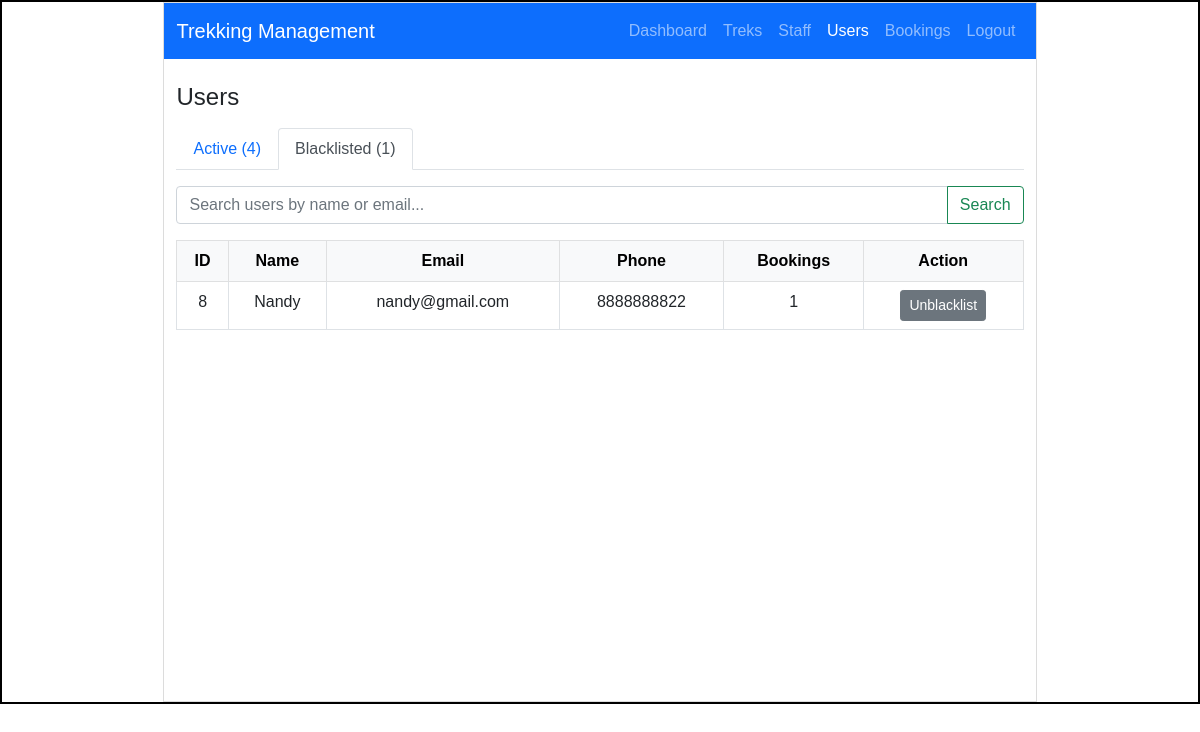
The app's page /admin/users?tab=blacklisted (signed in), older data.
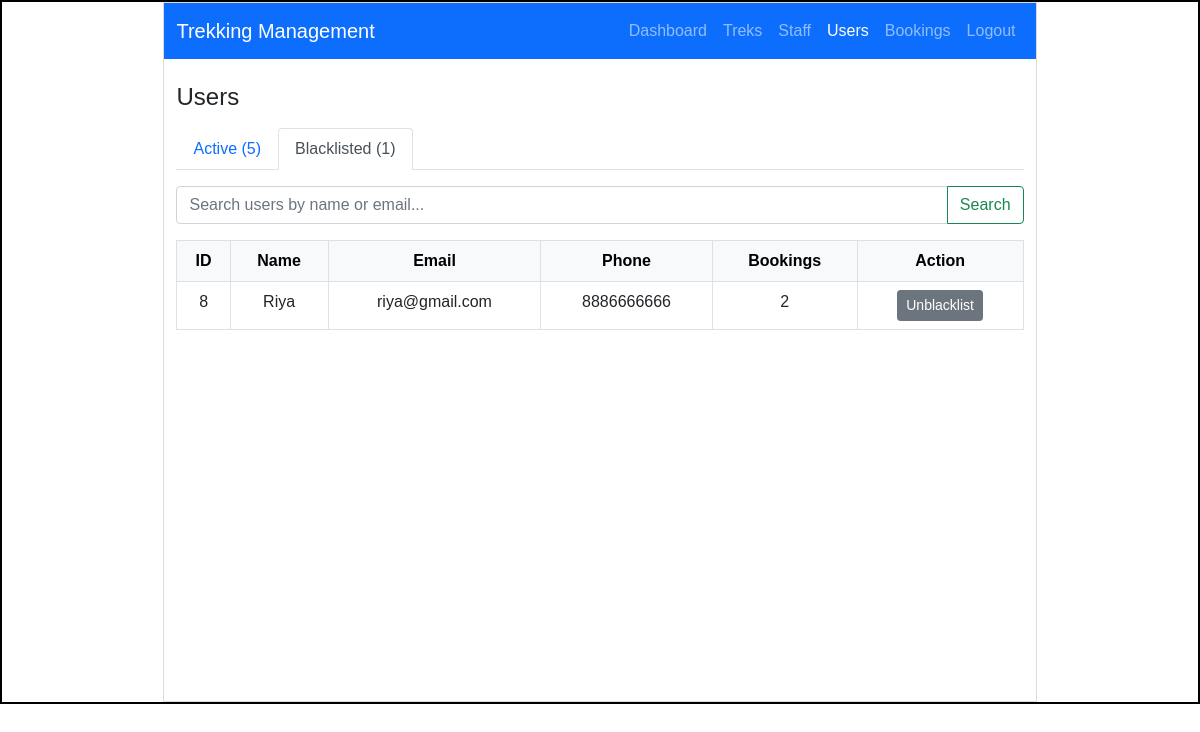
The same page, newer data.
### models.py (models this page shows)
class User(db.Model):
    __tablename__ = "user"
    id = db.Column(db.Integer  , primary_key = True)
    name = db.Column(db.String() , nullable=False)
    email=db.Column(db.String(), unique = True , nullable=False )
    password = db.Column(db.String() , nullable=False)
    phone = db.Column(db.String(15) , nullable=False ,unique = True)
    role = db.Column(db.String(), nullable=False , default='trekker')
    is_blacklisted = db.Column(db.Boolean , nullable= False , default = False)
    bookings = db.relationship( "Booking" ,backref = "user",lazy=True) # One User -> Many Bookings
    staff_profile = db.relationship("Staff_Profile",backref = "user",uselist=False,lazy=True)

### app.py (the view)
@app.route("/admin/users")
@role_required("admin")
def admin_users():
    active_tab   = request.args.get("tab", "active")
    search_query = request.args.get("search", "")
    active_q      = User.query.filter_by(role="trekker", is_blacklisted=False)
    blacklisted_q = User.query.filter_by(role="trekker", is_blacklisted=True)
    if search_query:
        f = or_(User.name.ilike(f"%{search_query}%"),
                User.email.ilike(f"%{search_query}%"))
        active_q      = active_q.filter(f)
        blacklisted_q = blacklisted_q.filter(f)
    return render_template("admin_users.html",
                           active_tab=active_tab,
                           search_query=search_query,
                           active_users=active_q.all(),
                           blacklisted_users=blacklisted_q.all())

### app.py (called while the page is built)
def role_required(*roles):
    def decorator(f):
        @wraps(f)
        def wrapper(*args, **kwargs):
            if 'user_id' not in session:
                flash("Please log in to continue.", "warning")
                return redirect(url_for("login"))
            if session.get('role') not in roles:
                flash("You don't have access to that page.", "warning")
                return _redirect_to_own_area()
            return f(*args, **kwargs)
        return wrapper
    return decorator

### templates/admin_users.html (shortened to what the changed rows need)
<!DOCTYPE html>
<html lang="en">
<head>
    <link rel="stylesheet" href="{{ url_for('static', filename='style.css') }}">
    <link href="https://cdn.jsdelivr.net/npm/bootstrap@5.0.2/dist/css/bootstrap.min.css" rel="stylesheet">
</head>
<body>
    <div id="main">
        <div id="canvas">
            <div class="container mt-4">
                <ul class="nav nav-tabs mb-3">
                    <li class="nav-item">
                        <a class="nav-link {% if active_tab == 'active' %}active{% endif %}"
                           href="/admin/users?tab=active">
                            Active ({{ active_users | length }})
                        </a>
                    </li>
                </ul>
                {% if active_tab == 'active' %}
                    {% if active_users %}
                    <table class="table table-bordered table-hover text-center">
                        <thead class="table-light">
                            <tr>
                                <th>ID</th>
                                <th>Name</th>
                                <th>Email</th>
                                <th>Phone</th>
                                <th>Bookings</th>
                                <th>Action</th>
                            </tr>
                        </thead>
                        <tbody>
                            {% for user in active_users %}
                            <tr>
                                <td>{{ user.id }}</td>
                                <td>{{ user.name }}</td>
                                <td>{{ user.email }}</td>
                                <td>{{ user.phone }}</td>
                                <td>{{ user.bookings | length }}</td>
                                <td>
                                    <a href="{{ url_for('blacklist_user', user_id=user.id) }}" class="btn btn-danger btn-sm">Blacklist</a>
                                </td>
                            </tr>
                            {% endfor %}
                        </tbody>
                    </table>
                    {% else %}
                        {% if search_query %}
                            <div class="alert alert-warning">No users found matching "{{ search_query }}".</div>
                        {% else %}
                            <div class="alert alert-info">No active users.</div>
                        {% endif %}
                    {% endif %}
                {% elif active_tab == 'blacklisted' %}
                    {% if blacklisted_users %}
                    <table class="table table-bordered table-hover text-center">
                        <thead class="table-light">
                            <tr>
                                <th>ID</th>
                                <th>Name</th>
                                <th>Email</th>
                                <th>Phone</th>
                                <th>Bookings</th>
                                <th>Action</th>
                            </tr>
                        </thead>
                        <tbody>
                            {% for user in blacklisted_users %}
                            <tr>
                                <td>{{ user.id }}</td>
                                <td>{{ user.name }}</td>
                                <td>{{ user.email }}</td>
                                <td>{{ user.phone }}</td>
                                <td>{{ user.bookings | length }}</td>
                                <td>
                                    <a href="{{ url_for('unblacklist_user', user_id=user.id) }}" class="btn btn-secondary btn-sm">Unblacklist</a>
                                </td>
                            </tr>
                            {% endfor %}
                        </tbody>
                    </table>
                    {% else %}
                        {% if search_query %}
                            <div class="alert alert-warning">No blacklisted users matching "{{ search_query }}".</div>
                        {% else %}
                            <div class="alert alert-info">No blacklisted users.</div>
                        {% endif %}
                    {% endif %}
                {% endif %}
            </div>
        </div>
    </div>
</body>
</html>

Row changes from the older to the newer data that the page shows:
changed User id 8: name "Nandy" → "Riya"; email "nandy@gmail.com" → "riya@gmail.com"; phone "8888888822" → "8886666666"; bookings|length "1" → "2"
Text that changed along with them:
{{ active_users | length }}: "4" → "5"
